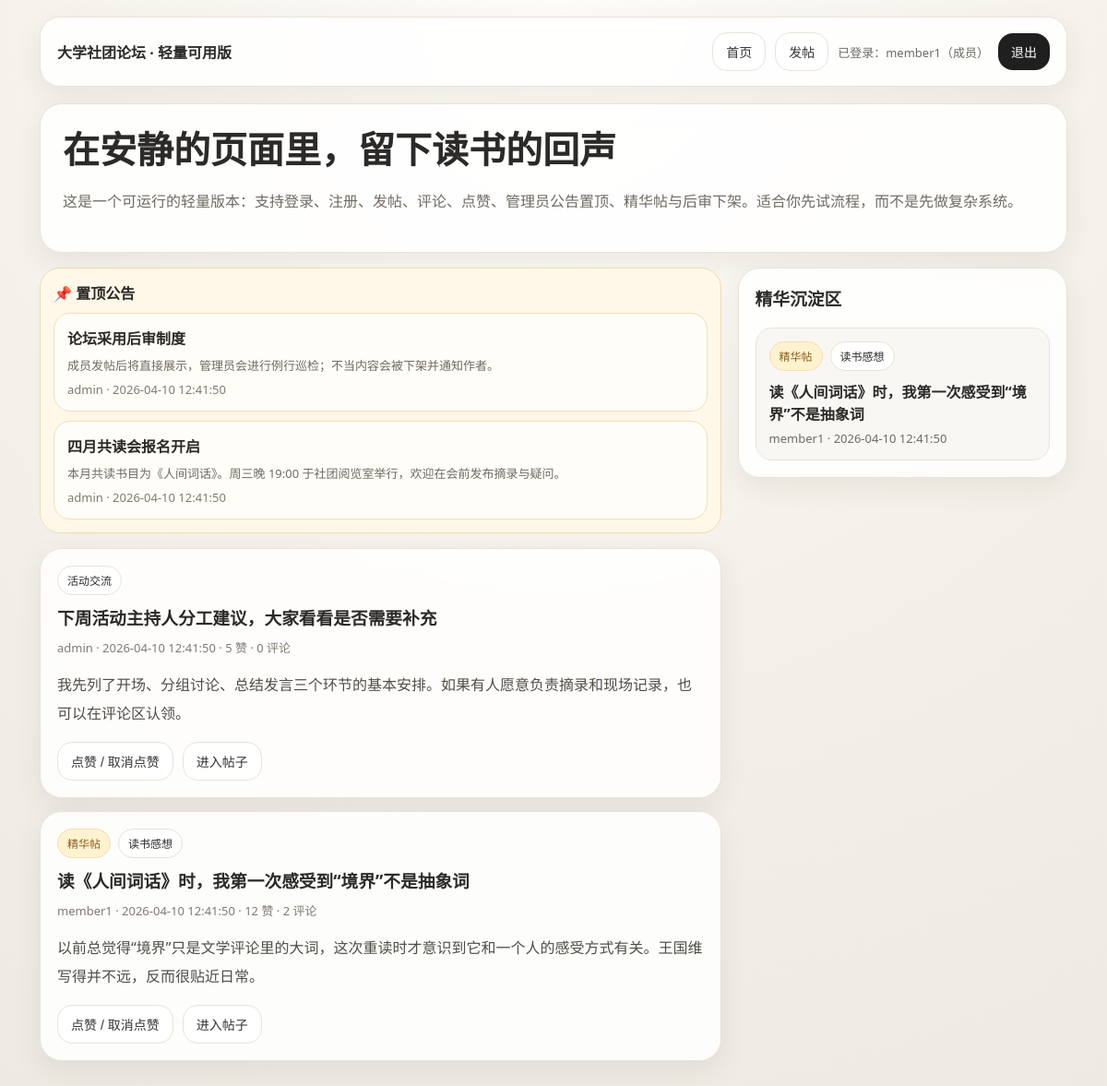
/ (signed in), run on the app's committed database.
### tables this page shows
CREATE TABLE users (
        id INTEGER PRIMARY KEY AUTOINCREMENT,
        username TEXT UNIQUE NOT NULL,
        password_hash TEXT NOT NULL,
        role TEXT NOT NULL DEFAULT 'member',
        created_at TIMESTAMP DEFAULT CURRENT_TIMESTAMP
    );

CREATE TABLE announcements (
        id INTEGER PRIMARY KEY AUTOINCREMENT,
        title TEXT NOT NULL,
        body TEXT NOT NULL,
        author_id INTEGER,
        is_active INTEGER NOT NULL DEFAULT 1,
        created_at TIMESTAMP DEFAULT CURRENT_TIMESTAMP,
        FOREIGN KEY(author_id) REFERENCES users(id)
    );

CREATE TABLE posts (
        id INTEGER PRIMARY KEY AUTOINCREMENT,
        title TEXT NOT NULL,
        body TEXT NOT NULL,
        section TEXT NOT NULL,
        user_id INTEGER NOT NULL,
        is_featured INTEGER NOT NULL DEFAULT 0,
        is_hidden INTEGER NOT NULL DEFAULT 0,
        likes_count INTEGER NOT NULL DEFAULT 0,
        created_at TIMESTAMP DEFAULT CURRENT_TIMESTAMP,
        FOREIGN KEY(user_id) REFERENCES users(id)
    );

### app.py (the view)
@app.route("/")
def index():
    db = get_db()
    announcements = db.execute("""
        SELECT a.*, u.username AS author_name
        FROM announcements a LEFT JOIN users u ON a.author_id=u.id
        WHERE a.is_active=1
        ORDER BY a.created_at DESC, a.id DESC
        LIMIT 3
    """).fetchall()
    featured = db.execute("""
        SELECT p.*, u.username
        FROM posts p JOIN users u ON p.user_id=u.id
        WHERE p.is_hidden=0 AND p.is_featured=1
        ORDER BY p.created_at DESC, p.id DESC
        LIMIT 5
    """).fetchall()
    posts = db.execute("""
        SELECT p.*, u.username,
               (SELECT COUNT(*) FROM comments c WHERE c.post_id=p.id AND c.is_hidden=0) AS comments_count
        FROM posts p JOIN users u ON p.user_id=u.id
        WHERE p.is_hidden=0
        ORDER BY p.created_at DESC, p.id DESC
    """).fetchall()
    return render_template("index.html", announcements=announcements, featured=featured, posts=posts)

### app.py (called while the page is built)
def get_db():
    if "db" not in g:
        g.db = sqlite3.connect(DB_PATH)
        g.db.row_factory = sqlite3.Row
    return g.db

@app.context_processor
def inject_user():
    return {"current_user": {"id": session.get("user_id"), "username": session.get("username"), "role": session.get("role")}}

### templates/index.html
{% extends "base.html" %}
{% block content %}
<div class="card hero">
  <h1>在安静的页面里，留下读书的回声</h1>
  <p>这是一个可运行的轻量版本：支持登录、注册、发帖、评论、点赞、管理员公告置顶、精华帖与后审下架。适合你先试流程，而不是先做复杂系统。</p>
</div>
<div class="grid">
  <section>
    <div class="announce sticky">
      <strong>📌 置顶公告</strong>
      {% for item in announcements %}
      <div class="announce-item">
        <h4>{{ item.title }}</h4>
        <div class="small">{{ item.body }}</div>
        <div class="meta" style="margin-top:8px;">{{ item.author_name or '管理员' }} · {{ item.created_at }}</div>
      </div>
      {% endfor %}
    </div>
    {% for post in posts %}
      <div class="card post">
        <div class="tags">
          {% if post.is_featured %}<span class="tag featured">精华帖</span>{% endif %}
          <span class="tag">{{ post.section }}</span>
        </div>
        <h3 style="margin:0 0 10px;"><a href="{{ url_for('post_detail', post_id=post.id) }}">{{ post.title }}</a></h3>
        <div class="meta">{{ post.username }} · {{ post.created_at }} · {{ post.likes_count }} 赞 · {{ post.comments_count }} 评论</div>
        <p style="line-height:1.9; color:#514c45;">{{ post.body[:140] }}{% if post.body|length > 140 %}...{% endif %}</p>
        <div class="actions">
          <form method="post" action="{{ url_for('like_post', post_id=post.id) }}">
            <button type="submit" class="btn secondary">点赞 / 取消点赞</button>
          </form>
          <a class="btn-link secondary" href="{{ url_for('post_detail', post_id=post.id) }}">进入帖子</a>
        </div>
      </div>
    {% else %}
      <div class="card post">还没有帖子，去发第一篇吧。</div>
    {% endfor %}
  </section>
  <aside>
    <div class="card side-card">
      <h3>精华沉淀区</h3>
      {% for item in featured %}
      <div class="archive-item">
        <div class="tags">
          <span class="tag featured">精华帖</span>
          <span class="tag">{{ item.section }}</span>
        </div>
        <div><strong><a href="{{ url_for('post_detail', post_id=item.id) }}">{{ item.title }}</a></strong></div>
        <div class="small" style="margin-top:6px;">{{ item.username }} · {{ item.created_at }}</div>
      </div>
      {% else %}
      <div class="archive-item">暂时还没有精华帖。</div>
      {% endfor %}
    </div>
  </aside>
</div>
{% endblock %}

### templates/base.html (shortened to what this page needs)
<!DOCTYPE html>
<html lang="zh-CN">
<head>
</head>
<body>
  <div class="wrap">
    <div class="nav">
      <div class="brand">大学社团论坛 · 轻量可用版</div>
      <div class="navlinks">
        <a class="btn-link secondary" href="{{ url_for('index') }}">首页</a>
        {% if current_user.id %}
          <a class="btn-link secondary" href="{{ url_for('new_post') }}">发帖</a>
          <span class="small">已登录：{{ current_user.username }}（{{ '管理员' if current_user.role=='admin' else '成员' }}）</span>
          <a class="btn-link" href="{{ url_for('logout') }}">退出</a>
        {% else %}
          <a class="btn-link secondary" href="{{ url_for('login') }}">登录</a>
          <a class="btn-link" href="{{ url_for('register') }}">注册</a>
        {% endif %}
      </div>
    </div>
    {% block content %}{% endblock %}
  </div>
</body>
</html>

### templates/base.html (style rules this page uses)
:root { --bg1:#fefcf8; --bg2:#f4f1ea; --bg3:#edeae3; --card:#ffffffdd; --line:#e8e2d8; --text:#2c2a28; --muted:#6f6a62; --green:#1f5a47; --amber:#8b5e22; --stone:#f7f5f1; --shadow:0 10px 30px rgba(63,54,41,.08); --radius:24px; }
* { box-sizing:border-box }
body { margin:0; font-family:"PingFang SC","Microsoft YaHei","Noto Sans SC",system-ui,sans-serif; color:var(--text); background: radial-gradient(circle at top, var(--bg1), var(--bg2), var(--bg3)); }
a { color:inherit;text-decoration:none }
.wrap { max-width:1150px;margin:0 auto;padding:18px }
.nav { display:flex;justify-content:space-between;align-items:center;gap:12px;flex-wrap:wrap; margin-bottom:18px;padding:16px 18px;background:#ffffffd9;border:1px solid var(--line); border-radius:22px; box-shadow:var(--shadow); backdrop-filter:blur(10px); }
.brand { font-weight:700 }
.navlinks { display:flex;gap:10px;flex-wrap:wrap;align-items:center }
.btn,.btn-link,button { border:none;border-radius:16px;padding:10px 14px;background:#1f1f1f;color:#fff;cursor:pointer;font-size:14px; }
.btn.secondary,.btn-link.secondary { background:#fff;color:#333;border:1px solid var(--line) }
.btn-link { display:inline-block }
.card { background:var(--card);border:1px solid var(--line);border-radius:var(--radius); box-shadow:var(--shadow);backdrop-filter:blur(10px); }
.hero { padding:24px;margin-bottom:16px }
.hero h1 { margin:0;font-size:40px;line-height:1.25 }
.hero p { color:var(--muted);line-height:1.9 }
.grid { display:grid;grid-template-columns:1.55fr .75fr;gap:18px }
.sticky { position:sticky;top:0;z-index:20 }
.announce { padding:14px;background:#fff8e8;border:1px solid #ecdcae;border-radius:22px;margin-bottom:16px }
.announce-item { background:#fffdf8;border:1px solid #efdfb5;border-radius:18px;padding:14px;margin-top:10px }
.announce-item h4 { margin:0 0 8px }
.post { padding:18px;margin-bottom:14px }
.meta { color:#807970;font-size:13px }
.tags { display:flex;gap:8px;flex-wrap:wrap;margin-bottom:10px }
.tag { display:inline-flex;border-radius:999px;padding:6px 10px;background:#fff;border:1px solid var(--line);font-size:12px }
.tag.featured { background:#fff3cf;color:var(--amber);border-color:#f0dfb3 }
.side-card { padding:18px }
.side-card h3 { margin-top:0 }
.archive-item { background:#f9f7f3;border:1px solid var(--line);border-radius:18px;padding:14px;margin-top:10px }
.actions { display:flex;gap:10px;flex-wrap:wrap;margin-top:14px }
.small { font-size:13px;color:var(--muted) }

### data on the page
users: username "member1"
announcements: title "论坛采用后审制度", body "成员发帖后将直接展示，管理员会进行例行巡检；不当内容会被下架并通知作者。", username "admin", created_at "2026-04-10 12:41:50"
announcements: title "四月共读会报名开启", body "本月共读书目为《人间词话》。周三晚 19:00 于社团阅览室举行，欢迎在会前发布摘录与疑问。", username "admin", created_at "2026-04-10 12:41:50"
posts: section "活动交流", title "下周活动主持人分工建议，大家看看是否需要补充", username "admin", created_at "2026-04-10 12:41:50", likes_count "5", comments_count "0", body "我先列了开场、分组讨论、总结发言三个环节的基本安排。如果有人愿意负责摘录和现场记录，也可以在评论区认领。"
posts: is_featured "精华帖", section "读书感想", title "读《人间词话》时，我第一次感受到“境界”不是抽象词", username "member1", created_at "2026-04-10 12:41:50", likes_count "12", comments_count "2", body "以前总觉得“境界”只是文学评论里的大词，这次重读时才意识到它和一个人的感受方式有关。王国维写得并不远，反而很贴近日常。"

### other printed values
{{ '管理员' if current_user.role=='admin' else '成员' }} "成员"
